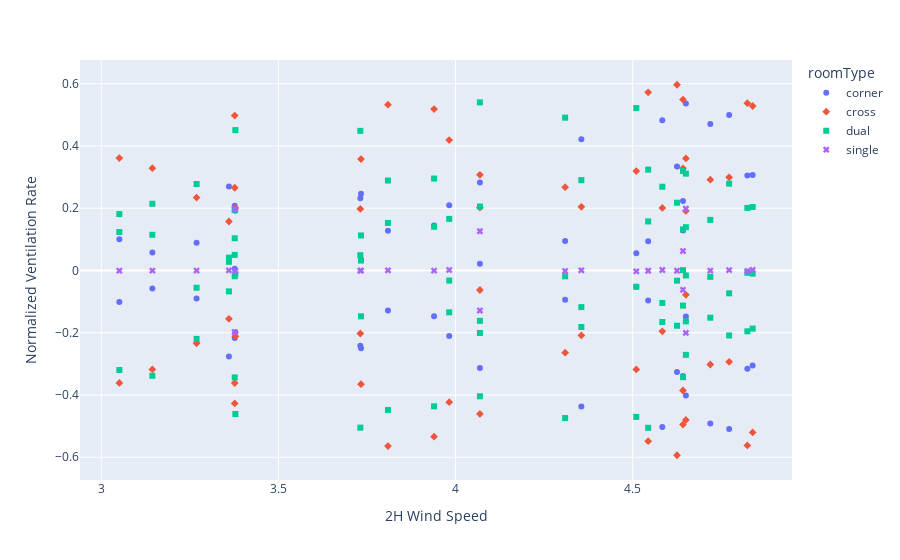
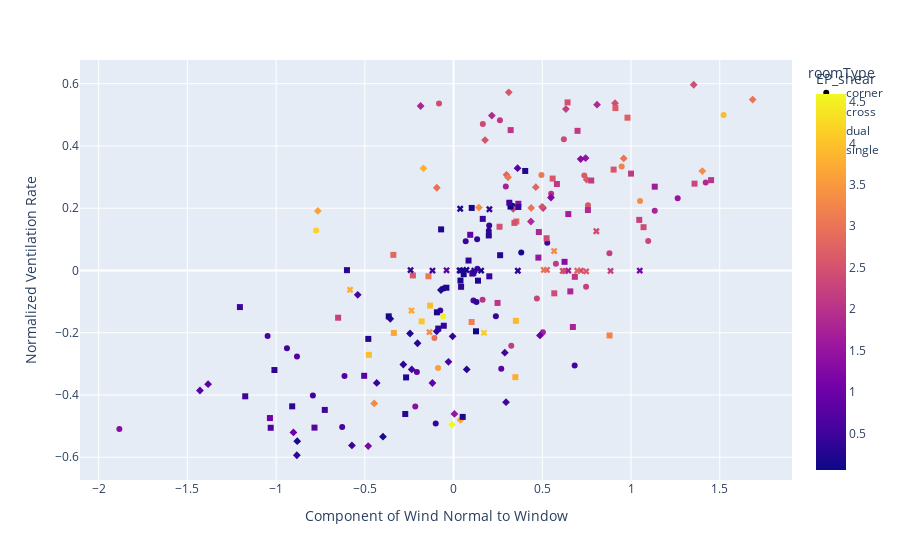

Notebook code for these charts, in order:
### Code cell
fig = px.scatter(data_frame = flowStats, x = "EPR_mag", y = "mean", color = "roomType", symbol="roomType")
fig.update_xaxes(title_text='2H Wind Speed')
fig.update_yaxes(title_text='Normalized Ventilation Rate')
# fig.update_coloraxes(title_text='Local Wind Magnitude')
fig.show()
 
fig = px.scatter(data_frame = flowStats, x = "EP_normal", y = "mean", color = "EP_shear", symbol = "roomType")
fig.update_xaxes(title_text='Component of Wind Normal to Window')
fig.update_yaxes(title_text='Normalized Ventilation Rate')
# fig.update_coloraxes(title_text='Local Wind Magnitude')
fig.show()
